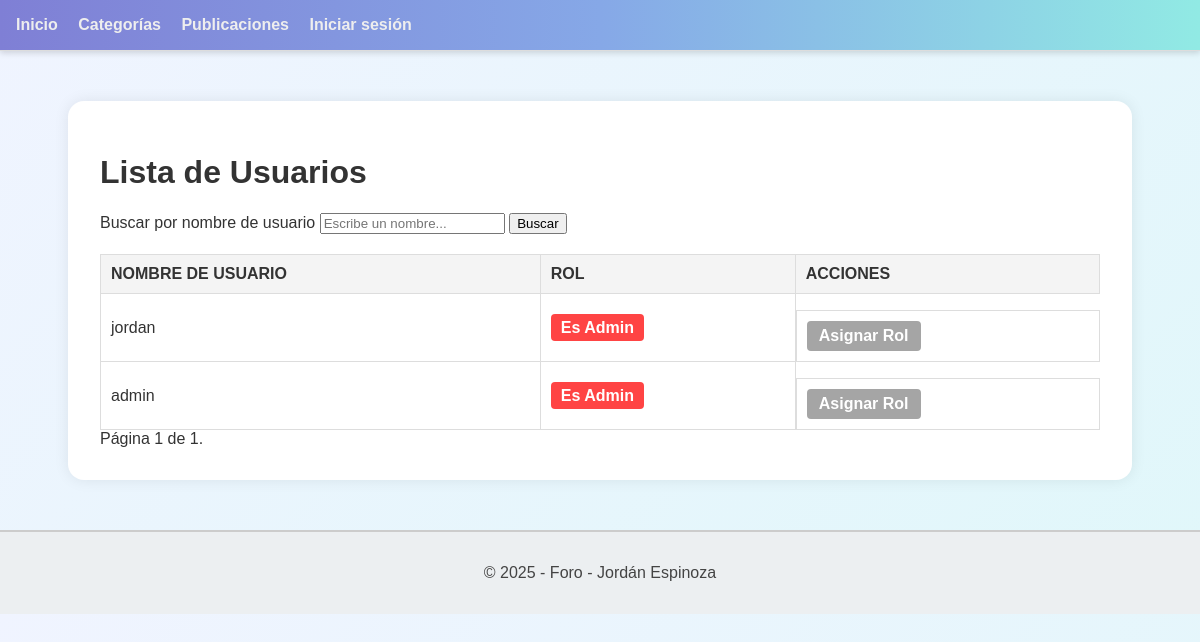
The app's page /foro/lista_usuarios/, older data.
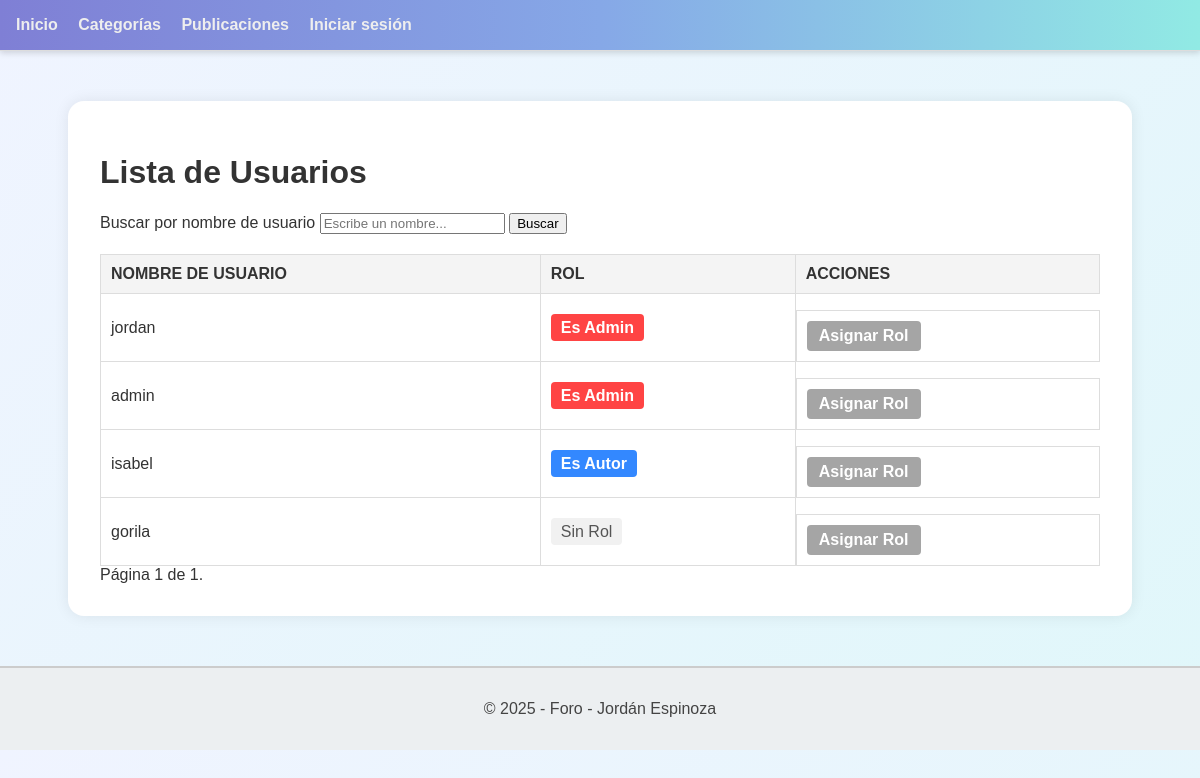
The same page, newer data.
### foro_aplicacion/models.py (models this page shows)
class Usuario(AbstractUser):
    correo = models.EmailField(max_length=100, unique=True)
    es_admin = models.BooleanField(default=False)
    es_baneado = models.BooleanField(default=False)
    es_moderador = models.BooleanField(default=False)
    es_autor = models.BooleanField(default=False)
    reputacion = models.IntegerField(default=0)
    class Meta:
        verbose_name = 'Usuario'
        verbose_name_plural = 'Usuarios'

### foro_aplicacion/views.py (the view)
# urls.py: path('lista_usuarios/', lista_usuarios, name='lista_usuarios'),
def lista_usuarios(request):
    nombre = request.GET.get('nombre', '')
    usuarios = Usuario.objects.all()
    if nombre:
        usuarios = usuarios.filter(username__icontains=nombre)
    paginator = Paginator(usuarios, 10)
    page_number = request.GET.get('page')
    usuarios_paginados = paginator.get_page(page_number)
    return render(request, 'foro_aplicacion/lista_usuarios.html', {
        'usuarios': usuarios_paginados,
        'nombre': nombre  # Para mantener el valor del campo en la barra de búsqueda
    })

### foro_aplicacion/templates/foro_aplicacion/lista_usuarios.html (shortened to what this page needs)
{% extends "template_base.html" %}
{% block body %}
    <h1>Lista de Usuarios</h1>
    <form method="get" class="buscar-usuarios-form mb-3">
        <label for="nombre">Buscar por nombre de usuario</label>
        <input type="text" name="nombre" id="nombre" value="{{ nombre }}" placeholder="Escribe un nombre...">
        <button type="submit">Buscar</button>
    </form>
    <table class="tabla-usuarios">
        <thead>
            <tr>
                <th>Nombre de usuario</th>
                <th>Rol</th>
                <th>Acciones</th>
            </tr>
        </thead>
        <tbody>
            {% for usuario in usuarios %}
                <tr>
                    <td>{{ usuario.username }}</td>
                    <td>
                        {% if usuario.es_admin %}
                            <span class="role-admin">Es Admin</span>
                        {% elif usuario.es_moderador %}
                            <span class="role-moderador">Es Moderador</span>
                        {% elif usuario.es_baneado %}
                            <span class="role-baneado">Está Baneado</span>
                        {% elif usuario.es_autor %}
                            <span class="role-autor">Es Autor</span>
                        {% elif usuario.es_usuario %}
                            <span class="role-usuario">Es Usuario</span>
                        {% else %}
                            <span class="role-sin-rol">Sin Rol</span>
                        {% endif %}
                    </td>
                    <td class="acciones">
                        <a href="{% url 'asignar_rol' usuario.pk %}" class="btn-asignar-rol">Asignar Rol</a>
                    </td>
                </tr>
            {% empty %}
                <tr>
                    <td colspan="3">No se encontraron usuarios.</td>
                </tr>
            {% endfor %}
        </tbody>
    </table>
    <div class="pagination">
        <span class="step-links">
            <span class="current">
                Página {{ usuarios.number }} de {{ usuarios.paginator.num_pages }}.
            </span>
        </span>
    </div>
{% endblock %}

Row changes from the older to the newer data that the page shows:
added Usuario: username "isabel", es_admin "Es Autor"
added Usuario: username "gorila", es_admin "Sin Rol"
